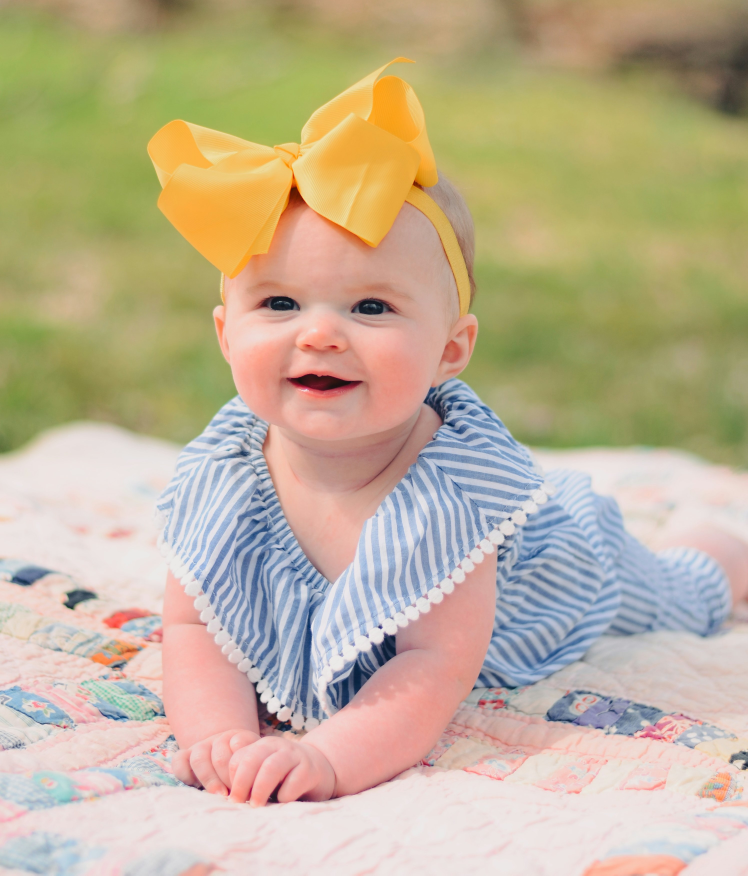
#> input picture christian-bowen-uFCkcE6GI40-unsplash.jpg, 2991 x 3501 px (shown at 1/4 size)
$ python imageProcess.py
#> lines starting #> are read from the running program, lines starting #| are printed output that depends on the picture

# ## open image and show, write a text on image,
# ## draw a rectangle
# ## face detection on image
# ## open live camera and detect faces on the viedo.
# # print("Hello all")

# import cv2

# image = cv2.imread("christian-bowen-uFCkcE6GI40-unsplash.jpg")
# image = cv2.resize(image,(700,500))

# a = image.shape
# print(a)
# # Convert the Image to Grayscale
# gray_image = cv2.cvtColor(image, cv2.COLOR_BGR2GRAY)
# # x = 100
# # y = 100
# # h = 100
# # w = 123
# # cv2.rectangle(image,(x,y),(x+w,y+h),(0,255,0),3)
# # cv2.rectangle(gray_image,(x,y),(x+w,y+h),(0,255,0),3)

# classifier = cv2.CascadeClassifier(cv2.data.haarcascades + "haarcascade_frontalface_default.xml")

# faces = classifier.detectMultiScale(gray_image,1.3,3)

# # print(faces)

# for face in faces:
#     x = face[0]
#     y = face[1]
#     w = face[2]
#     h = face[3]

#     cv2.rectangle(image, (x,y),(x+w,y+h),(139,75,123),2)
# # print(cv2.data.haarcascades)


# # print(gray_image.shape)
# while True:
#     cv2.imshow("My Image", image)
#     # cv2.imshow("Gray Image", gray_image)
#     if cv2.waitKey(1) == ord("q"):
#         break

#-----------Face detection-------------#

import cv2
image = cv2.imread("christian-bowen-uFCkcE6GI40-unsplash.jpg")
#> image is the input picture: shape (3501, 2991, 3); mean B, G, R 148.9, 176.8, 191.5
image = cv2.resize(image,(700,500))
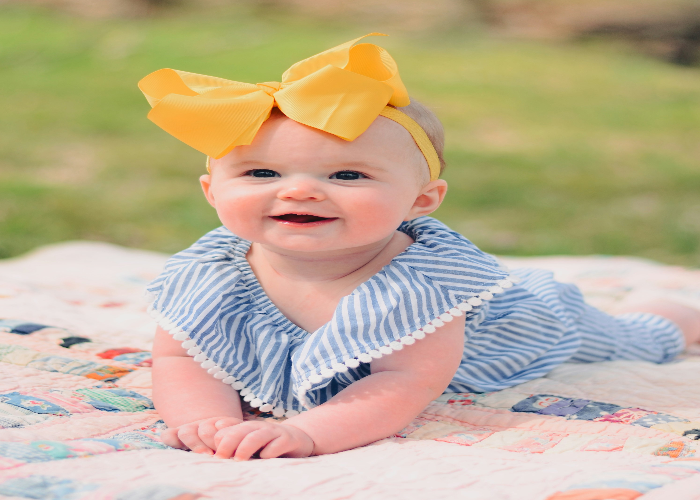
#> image: shape (500, 700, 3); mean B, G, R 148.8, 176.7, 191.4
gray_image = cv2.cvtColor(image, cv2.COLOR_BGR2GRAY)
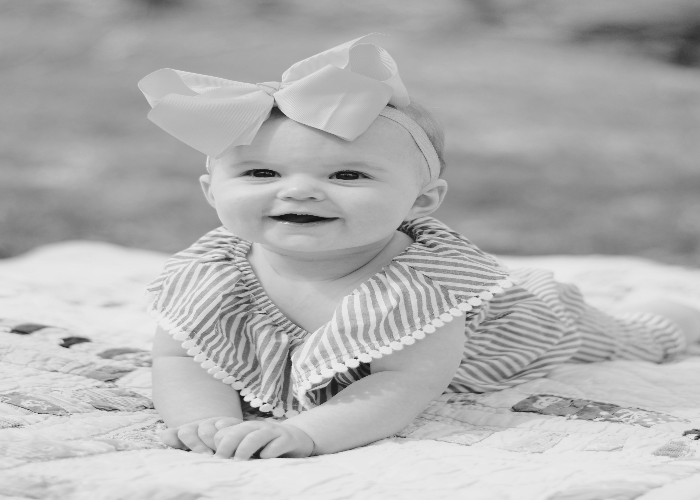
#> gray_image: shape (500, 700); min 18, max 237, mean 177.9
classifier = cv2.CascadeClassifier(cv2.data.haarcascades + "haarcascade_frontalface_default.xml")
faces = classifier.detectMultiScale(gray_image, 1.3, 3)
#> faces = ()
for face in faces:
    x = face[0]
    y = face[1]
    w = face[2]
    h = face[3]

    cv2.rectangle(image, (x, y), (x+w, y+h), (139, 75, 123), 2)
#> this loop made 0 passes

while True:
    cv2.imshow("My Image", image)
    # cv2.imshow("My Gray Image", gray_image)
    if cv2.waitKey(1) == ord("q"):
#> (key q is pressed here)
        break
cv2.destroyAllWindows()


# [26 lines of commented-out code are left out]
